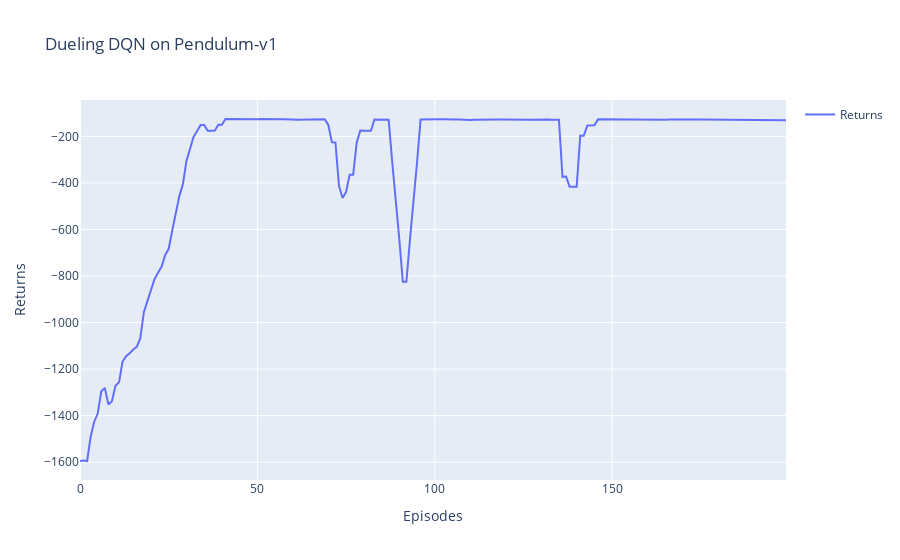

Notebook code for this chart:
### Code cell
import plotly.graph_objects as go
import pandas as pd
df = pd.read_csv('DuelingDQN_returns_data.csv')  # 从 CSV 文件中读取数据
fig = go.Figure()
fig.add_trace(go.Scatter(x=df['Episodes'], y=df['Returns'], mode='lines', name='Returns'))
fig.update_layout(
    title='Dueling DQN on Pendulum-v1',
    xaxis_title='Episodes',
    yaxis_title='Returns',
    showlegend=True
)
fig.show()

### Figure 1 — Plotly figure (JSON) as saved in the notebook; plotly's stock layout.template omitted (floating-point values rounded to 4 significant figures; data arrays with more than 128 entries replaced by an {"elided": "..."} marker saying what was removed)
{"data": [{"mode": "lines", "name": "Returns", "type": "scatter", "x": {"elided": "200 int values"}, "y": {"elided": "200 float values"}}], "layout": {"showlegend": true, "title": {"text": "Dueling DQN on Pendulum-v1"}, "xaxis": {"title": {"text": "Episodes"}}, "yaxis": {"title": {"text": "Returns"}}}}
